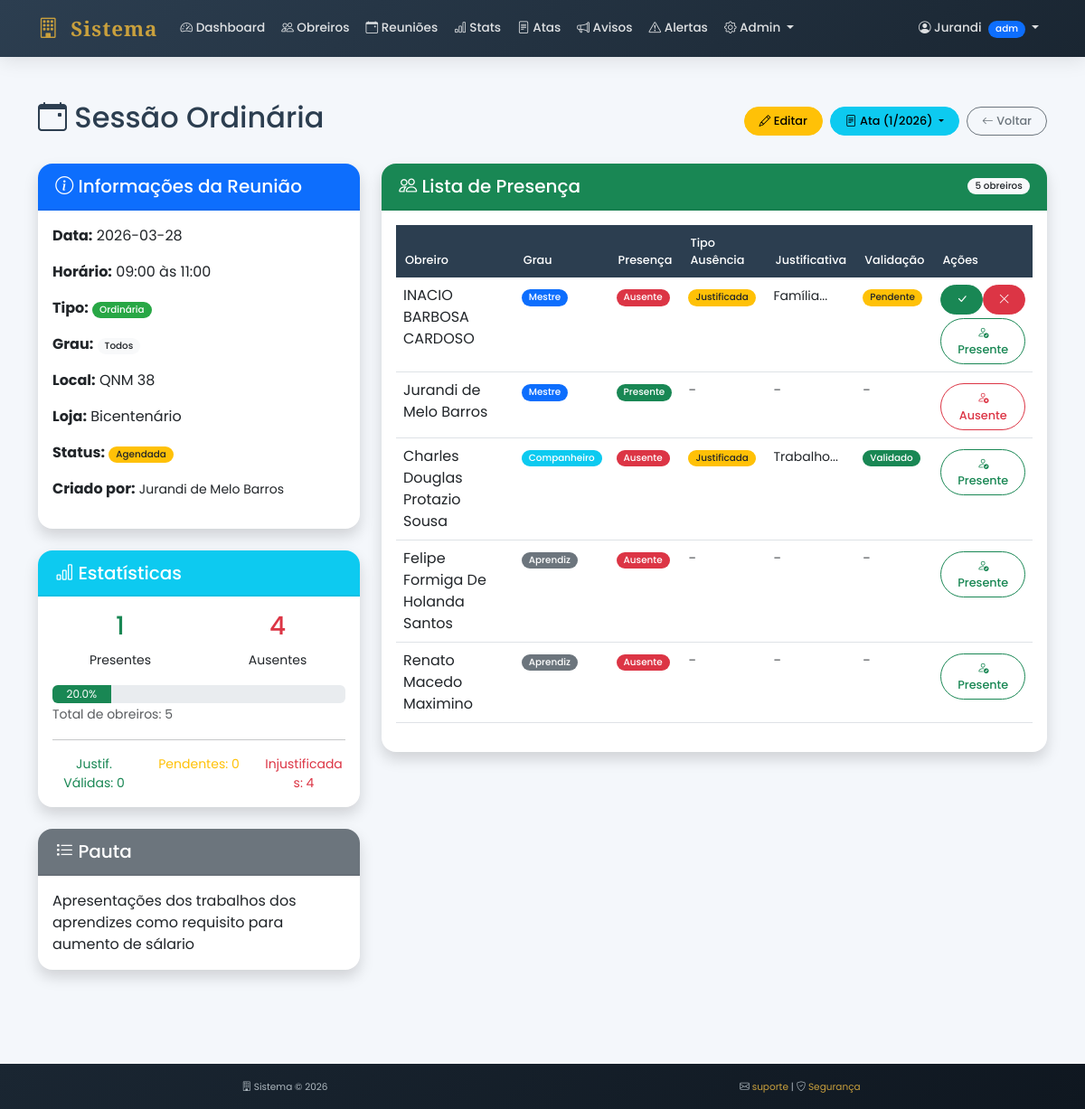
Before: /reunioes/1 (signed in) with the older database file.
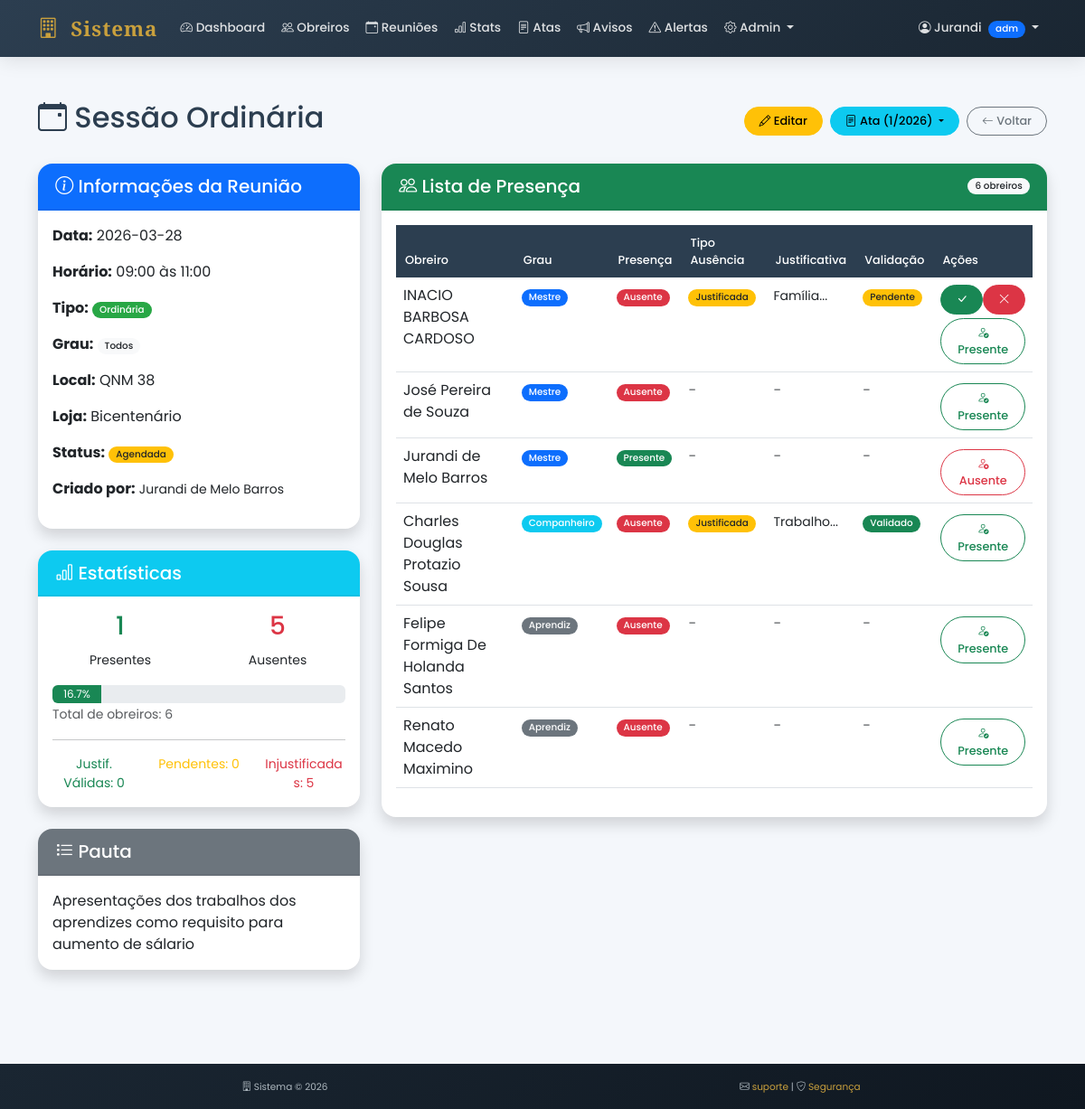
After: the same page with the newer database file.
### tables this page shows
CREATE TABLE presenca (
        id INTEGER PRIMARY KEY AUTOINCREMENT,
        reuniao_id INTEGER NOT NULL,
        obreiro_id INTEGER NOT NULL,
        presente INTEGER DEFAULT 0,
        justificativa TEXT,
        data_registro TIMESTAMP DEFAULT CURRENT_TIMESTAMP,
        registrado_por INTEGER, tipo_ausencia TEXT, comprovante TEXT, validado_por INTEGER, data_validacao TIMESTAMP, observacao_validacao TEXT,
        FOREIGN KEY (reuniao_id) REFERENCES reunioes (id) ON DELETE CASCADE,
        FOREIGN KEY (obreiro_id) REFERENCES usuarios (id) ON DELETE CASCADE,
        FOREIGN KEY (registrado_por) REFERENCES usuarios (id),
        UNIQUE(reuniao_id, obreiro_id)
    );

CREATE TABLE usuarios (
        id INTEGER PRIMARY KEY AUTOINCREMENT,
        usuario TEXT UNIQUE NOT NULL,
        senha_hash TEXT NOT NULL,
        tipo TEXT NOT NULL,
        data_cadastro TEXT NOT NULL,
        nome_completo TEXT,
        cim_numero TEXT,
        loja_nome TEXT,
        loja_numero TEXT,
        loja_orient TEXT,
        ativo INTEGER DEFAULT 1
    , nome_maconico TEXT, grau_atual INTEGER DEFAULT 1, data_iniciacao DATE, data_elevacao DATE, data_exaltacao DATE, telefone TEXT, email TEXT, endereco TEXT, foto TEXT);

### app.py (the view)
@app.route("/reunioes/<int:id>")
@login_required
def detalhes_reuniao(id):
    conn = get_db()
    cursor = conn.cursor()
    cursor.execute("""
        SELECT r.*, l.nome as loja_nome, t.cor as tipo_cor,
               u.nome_completo as criado_por_nome
        FROM reunioes r
        LEFT JOIN lojas l ON r.loja_id = l.id
        LEFT JOIN tipos_reuniao t ON r.tipo = t.nome
        LEFT JOIN usuarios u ON r.criado_por = u.id
        WHERE r.id = ?
    """, (id,))
    reuniao = cursor.fetchone()
    if not reuniao:
        flash("Reunião não encontrada", "danger")
        return redirect("/reunioes")
    cursor.execute("SELECT id, aprovada, numero_ata, ano_ata FROM atas WHERE reuniao_id = ?", (id,))
    ata_row = cursor.fetchone()
    ata_id = ata_row["id"] if ata_row else None
    ata_aprovada = ata_row["aprovada"] if ata_row else None
    ata_numero = ata_row["numero_ata"] if ata_row else None
    ata_ano = ata_row["ano_ata"] if ata_row else None
    cursor.execute("""
        SELECT u.id, u.nome_completo, u.grau_atual,
               p.id as presenca_id, p.presente, p.tipo_ausencia,
               p.justificativa, p.validado_por, p.data_registro,
               p.comprovante
        FROM usuarios u
        LEFT JOIN presenca p ON u.id = p.obreiro_id AND p.reuniao_id = ?
        WHERE u.ativo = 1
        ORDER BY u.grau_atual DESC, u.nome_completo
    """, (id,))
    presenca = cursor.fetchall()
    total_obreiros = len(presenca)
    presentes = sum(1 for p in presenca if p["presente"] == 1)
    ausentes = total_obreiros - presentes
    conn.close()
    return render_template("reunioes/detalhes.html",
                          reuniao=reuniao,
                          presenca=presenca,
                          total_obreiros=total_obreiros,
                          presentes=presentes,
                          ausentes=ausentes,
                          ata_id=ata_id,
                          ata_aprovada=ata_aprovada,
                          ata_numero=ata_numero,
                          ata_ano=ata_ano)

### app.py (called while the page is built)
@app.context_processor
def inject_global():
    return {'datetime': datetime, 'now': datetime.now()}

def login_required(f):
    @wraps(f)
    def decorated_function(*args, **kwargs):
        if "usuario" not in session:
            flash("Faça login para acessar esta página", "warning")
            return redirect("/")
        return f(*args, **kwargs)
    return decorated_function

def get_db():
    conn = sqlite3.connect("banco.db")
    conn.row_factory = sqlite3.Row
    return conn

### templates/reunioes/detalhes.html (shortened to what the changed rows need)
{% extends "base.html" %}
{% block content %}
<div class="container-fluid py-4">
    <div class="container">
        <div class="d-flex justify-content-between align-items-center mb-4">
            <h2>
                <i class="bi bi-calendar-event"></i>
                {{ reuniao.titulo }}
            </h2>
        </div>
        <div class="row">
            <div class="col-md-4">
                <div class="card shadow mb-4">
                    <div class="card-body">
                        <div class="row text-center">
                            <div class="col-6">
                                <h3 class="text-danger">{{ ausentes }}</h3>
                                <small>Ausentes</small>
                            </div>
                        </div>
                        <div class="mt-3">
                            <div class="progress" style="height: 20px;">
                                <div class="progress-bar bg-success"
                                     style="width: {{ (presentes/total_obreiros*100) if total_obreiros > 0 else 0 }}%">
                                    {{ "%.1f"|format((presentes/total_obreiros*100) if total_obreiros > 0 else 0) }}%
                                </div>
                            </div>
                            <small class="text-muted">Total de obreiros: {{ total_obreiros }}</small>
                        </div>
                        {% set justificadas = 0 %}
                        {% set pendentes = 0 %}
                        {% for p in presenca %}
                            {% if p.presente == 0 and p.tipo_ausencia %}
                                {% if p.validado_por %}
                                    {% set justificadas = justificadas + 1 %}
                                {% else %}
                                    {% set pendentes = pendentes + 1 %}
                                {% endif %}
                            {% endif %}
                        {% endfor %}
                        <div class="row text-center small">
                            <div class="col-4">
                                <span class="text-danger">Injustificadas: {{ ausentes - justificadas - pendentes }}</span>
                            </div>
                        </div>
                    </div>
                </div>
            </div>
            <div class="col-md-8">
                <div class="card shadow">
                    <div class="card-header bg-success text-white d-flex justify-content-between align-items-center">
                        <h5 class="mb-0">
                            <i class="bi bi-people"></i>
                            Lista de Presença
                        </h5>
                        <span class="badge bg-light text-dark">{{ total_obreiros }} obreiros</span>
                    </div>
                    <div class="card-body">
                        {% if presenca %}
                        <div class="table-responsive">
                            <table class="table table-hover">
                                <thead>
                                    <tr>
                                        <th>Obreiro</th>
                                        <th>Grau</th>
                                        <th>Presença</th>
                                        <th>Tipo Ausência</th>
                                        <th>Justificativa</th>
                                        <th>Validação</th>
                                        <th style="width: 100px;">Ações</th>
                                    </thead>
                                <tbody>
                                    {% for p in presenca %}
                                    <tr>
                                        <td>{{ p.nome_completo }}</td>
                                        <td>
                                            {% if p.grau_atual == 3 %}
                                                <span class="badge bg-primary">Mestre</span>
                                            {% elif p.grau_atual == 2 %}
                                                <span class="badge bg-info">Companheiro</span>
                                            {% else %}
                                                <span class="badge bg-secondary">Aprendiz</span>
                                            {% endif %}
                                        </td>
                                        <td>
                                            {% if p.presente == 1 %}
                                                <span class="badge bg-success">Presente</span>
                                            {% else %}
                                                <span class="badge bg-danger">Ausente</span>
                                            {% endif %}
                                        </td>
                                        <td>
                                            {% if p.presente == 0 %}
                                                {% if p.tipo_ausencia %}
                                                    <span class="badge bg-warning text-dark">{{ p.tipo_ausencia }}</span>
                                                {% else %}
                                                    <span class="badge bg-secondary">-</span>
                                                {% endif %}
                                            {% else %}
                                                <span class="text-muted">-</span>
                                            {% endif %}
                                        </td>
                                        <td>
                                            {% if p.justificativa %}
                                                <small>{{ p.justificativa[:30] }}...</small>
                                            {% else %}
                                                <span class="text-muted">-</span>
                                            {% endif %}
                                        </td>
                                        <td>
                                            {% if p.presente == 0 and p.tipo_ausencia %}
                                                {% if p.validado_por %}
                                                    <span class="badge bg-success">Validado</span>
                                                {% else %}
                                                    <span class="badge bg-warning text-dark">Pendente</span>
                                                {% endif %}
                                            {% else %}
                                                <span class="text-muted">-</span>
                                            {% endif %}
                                        </td>
                                        <td style="width: 100px;">
                                            {% if session.tipo == 'admin' %}
                                                {% if p.presente == 0 and p.tipo_ausencia and not p.validado_por %}
                                                    <div class="btn-group w-100">
                                                        <form method="POST" action="/presenca/validar/{{ p.presenca_id }}" class="d-inline w-50">
                                                            <button type="submit" class="btn btn-sm btn-success w-100">
                                                                <i class="bi bi-check-lg"></i>
                                                            </button>
                                                        </form>
                                                        <form method="POST" action="/presenca/validar/{{ p.presenca_id }}" class="d-inline w-50">
                                                            <button type="submit" class="btn btn-sm btn-danger w-100">
                                                                <i class="bi bi-x-lg"></i>
                                                            </button>
                                                        </form>
                                                    </div>
                                                {% endif %}
                                                {% if p.presente == 1 %}
                                                <form method="POST" action="/reunioes/{{ reuniao.id }}/presenca" class="d-inline w-100">
                                                    <button type="submit" class="btn btn-sm btn-outline-danger w-100 mt-1"
                                                            onclick="return confirm('Marcar como ausente?')">
                                                        <i class="bi bi-person-x"></i> Ausente
                                                    </button>
                                                </form>
                                                {% else %}
                                                <form method="POST" action="/reunioes/{{ reuniao.id }}/presenca" class="d-inline w-100">
                                                    <button type="submit" class="btn btn-sm btn-outline-success w-100 mt-1"
                                                            onclick="return confirm('Marcar como presente?')">
                                                        <i class="bi bi-person-check"></i> Presente
                                                    </button>
                                                </form>
                                                {% endif %}
                                            {% endif %}
                                        </td>
                                     </tr>
                                    {% endfor %}
                                </tbody>
                            </table>
                        </div>
                        {% else %}
                        <p class="text-muted text-center py-3">Nenhum obreiro encontrado.</p>
                        {% endif %}
                    </div>
                </div>
            </div>
        </div>
    </div>
</div>
{% endblock %}

Changed rows visible on the page:
added usuarios: nome_completo "José Pereira de Souza", grau_atual "Mestre", shows "Ausente"
Other visible differences:
{{ ausentes }}: "4" → "5"
{{ (presentes/total_obreiros*100) if total_obreiros > 0 else 0 }}: 20.0 → 16.666666666666664 (drawn)
{{ total_obreiros }}: "5" → "6"
{{ ausentes - justificadas - pendentes }}: "4" → "5"
text no longer shown: "20.0"
text now shown: "16.7"
